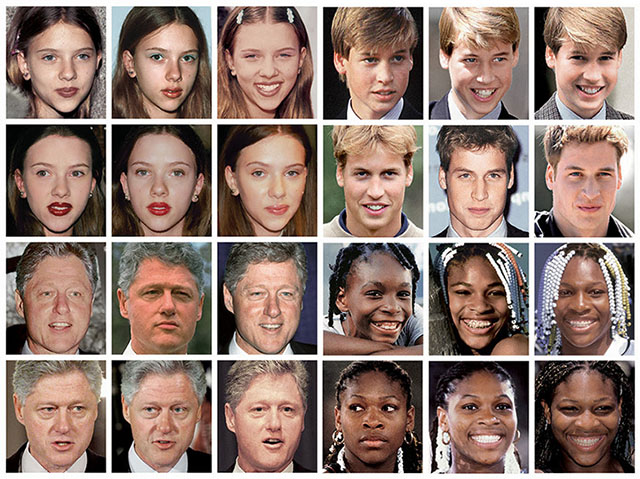
#> input picture images_features/sample_images/faces.jpg, 640 x 479 px, given in place of the camera
$ python eyes_detect.py
#> lines starting #> are read from the running program, lines starting #| are printed output that depends on the picture
### classifiers/classifiers.py
#!/usr/bin/env python

# -*- coding: utf-8 -*-

from __future__ import absolute_import

import os


def prepare_classifiers():
    """
    General method to prepare classifiers.
    """

    classifiers_dict = {
        'eyes': os.path.join('../classifiers/haarcascades/haarcascade_eye.xml'),
        'eyes_glasses': os.path.join('../classifiers/haarcascades/haarcascade_eye_tree_eyeglasses.xml'),
        'cat_face': os.path.join('../classifiers/haarcascades/haarcascade_frontalcatface.xml'),
        'cat_face_extended': os.path.join('../classifiers/haarcascades/haarcascade_frontalcatface_extended.xml'),
        'frontal_face_alt': os.path.join('../classifiers/haarcascades/haarcascade_frontalface_alt.xml'),
        'frontal_face_alt2': os.path.join('../classifiers/haarcascades/haarcascade_frontalface_alt2.xml'),
        'frontal_face_alt_tree': os.path.join('../classifiers/haarcascades/haarcascade_frontalface_alt_tree.xml'),
        'frontal_face_default': os.path.join('../classifiers/haarcascades/haarcascade_frontalface_default.xml'),
        'fullbody': os.path.join('../classifiers/haarcascades/haarcascade_fullbody.xml'),
        'left_eye_2splits': os.path.join('../classifiers/haarcascades/haarcascade_lefteye_2splits.xml'),
        'licence_plate_rus_16stages': os.path.join('../classifiers/haarcascades/haarcascade_licence_plate_rus_16stages.xml'),
        'lowerbody': os.path.join('../classifiers/haarcascades/haarcascade_lowerbody.xml'),
        'mcs_leftear': os.path.join('../classifiers/haarcascades/haarcascade_mcs_leftear.xml'),
        'mcs_mouth': os.path.join('../classifiers/haarcascades/haarcascade_mcs_mouth.xml'),
        'mcs_rightear': os.path.join('../classifiers/haarcascades/haarcascade_mcs_rightear.xml'),
        'profileface': os.path.join('../classifiers/haarcascades/haarcascade_profileface.xml'),
        'righteye_2splits': os.path.join('../classifiers/haarcascades/haarcascade_righteye_2splits.xml'),
        'russian_plate_number': os.path.join('../classifiers/haarcascades/haarcascade_russian_plate_number.xml'),
        'smile': os.path.join('../classifiers/haarcascades/haarcascade_smile.xml'),
        'upperbody': os.path.join('../classifiers/haarcascades/haarcascade_upperbody.xml'),

    }

    return classifiers_dict

### camera_features/eyes_detect.py
#!/usr/bin/env python

# -*- coding: utf-8 -*-

from __future__ import absolute_import

import sys
from os import path

sys.path.append(path.dirname(path.dirname(path.abspath(__file__))))

from classifiers.classifiers import prepare_classifiers

import cv2


class EyesDetect(object):
    def __init__(self):
        self.capturing = True
        self.video = cv2.VideoCapture(0)
        self.ds_factor = 0.5
        self.interpolation = cv2.INTER_AREA
        self.classifiers = prepare_classifiers()

    def start_capture(self):
        camera = self.video

        face_classifier = self.classifiers.get('frontal_face_default', None)
        eyes_classifier = self.classifiers.get('eyes', None)

        face_cascade = cv2.CascadeClassifier(face_classifier)
        eyes_cascade = cv2.CascadeClassifier(eyes_classifier)

        while self.capturing:
            ret, frame = camera.read()
#> frame is the input picture: shape (479, 640, 3); mean B, G, R 113.8, 123.2, 145.9

            frame = cv2.resize(
                frame, None,
                fx=self.ds_factor,
                fy=self.ds_factor,
                interpolation=cv2.INTER_AREA
            )
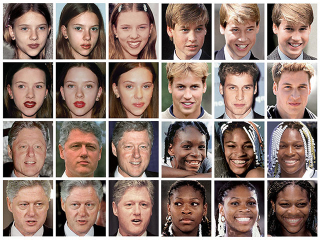
#> frame: shape (240, 320, 3); mean B, G, R 114.2, 123.6, 146.3

            gray = cv2.cvtColor(frame, cv2.COLOR_BGR2GRAY)
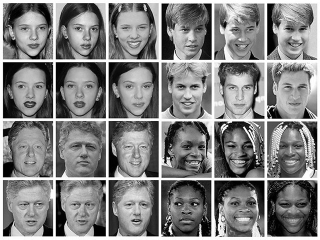
#> gray: shape (240, 320); min 0, max 255, mean 129.3

            faces = face_cascade.detectMultiScale(gray, 1.2, 3)
#> faces = 21 rows, first 6: [223, 132, 35, 35], [10, 11, 45, 45], [65, 13, 42, 42], [115, 69, 45, 45], [219, 72, 42, 42], [273, 132, 35, 35]

            for (x, y, w, h) in faces:
                roi_gray = gray[y:y + h, x:x + w]
                roi_color = frame[y:y + h, x:x + w]

                eyes = eyes_cascade.detectMultiScale(roi_gray)

                for (x_eye, y_eye, w_eye, h_eye) in eyes:
                    center = (int(x_eye + 0.5 * w_eye), int(y_eye + 0.5 * h_eye))
                    radius = int(0.3 * (w_eye + h_eye))
                    color = (0, 255, 0)
                    thickness = 3
                    cv2.circle(roi_color, center, radius, color, thickness)
#> this loop made 21 passes
#> (x, y, w, h) on passes 1 to 12: (223, 132, 35, 35), (10, 11, 45, 45), (65, 13, 42, 42), (115, 69, 45, 45), (219, 72, 42, 42), (273, 132, 35, 35), (111, 11, 43, 43), (170, 13, 43, 43), (7, 69, 46, 46), (164, 69, 46, 46), (270, 70, 45, 45), (60, 129, 46, 46)
#> pass 1, in start_capture, `roi_gray = gray[y:y + h, x:x + w]`:
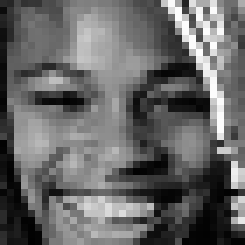
#> roi_gray: shape (35, 35) (shown 7 times larger); min 1, max 253, mean 102.5
#> pass 1, in start_capture, `roi_color = frame[y:y + h, x:x + w]`:
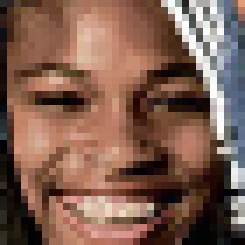
#> roi_color: shape (35, 35, 3) (shown 7 times larger); mean B, G, R 80.2, 94.2, 127.3
#> pass 2, in start_capture, `roi_color = frame[y:y + h, x:x + w]`:
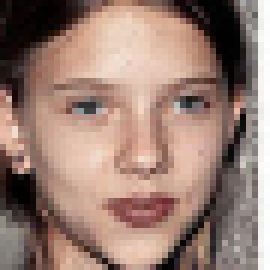
#> roi_color: shape (45, 45, 3) (shown 6 times larger); mean B, G, R 116.1, 126.6, 153.8
#> after the loop:
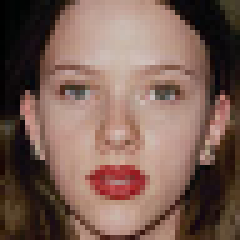
#> roi_color: shape (48, 48, 3) (shown 5 times larger); mean B, G, R 84.6, 95, 122.5
#> after the loop:
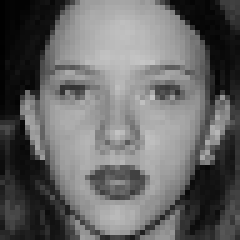
#> roi_gray: shape (48, 48) (shown 5 times larger); min 1, max 197, mean 102

            cv2.imshow('Eyes detector', frame)

            # stop capturing if pressed S button
            if cv2.waitKey(10) == ord('s'):
#> (key Esc is pressed here)
                break
        camera.release()
        cv2.destroyAllWindows()


eyes = EyesDetect()
eyes.start_capture()

$ run again, on images_features/sample_images/obama.jpg
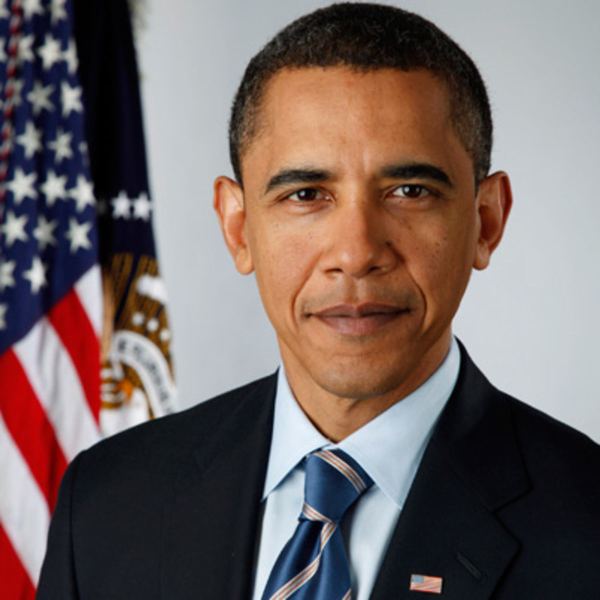
#> input picture images_features/sample_images/obama.jpg, 1200 x 1200 px, given in place of the camera (shown at 1/2 size)
#> in start_capture, frame is the input picture: shape (1200, 1200, 3); mean B, G, R 99.9, 102.3, 116.3
#> frame: shape (600, 600, 3)
#> faces = [[217, 86, 276, 276]]
#> the loop in start_capture, `for (x, y, w, h) in faces:` made 1 pass
#> after the loop in start_capture, `for (x, y, w, h) in faces:`:
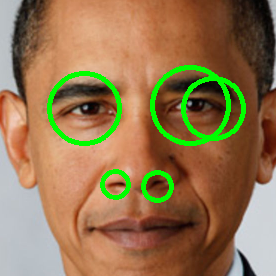
#> roi_color: shape (276, 276, 3); mean B, G, R 80, 118.6, 148
#> in start_capture, `cv2.imshow('Eyes detector', frame)`:
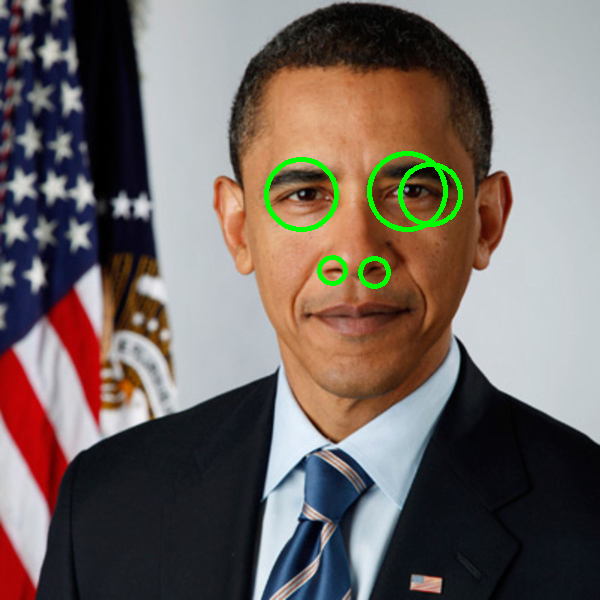
#> window 'Eyes detector': shape (600, 600, 3); mean B, G, R 99.3, 104.2, 114.8
